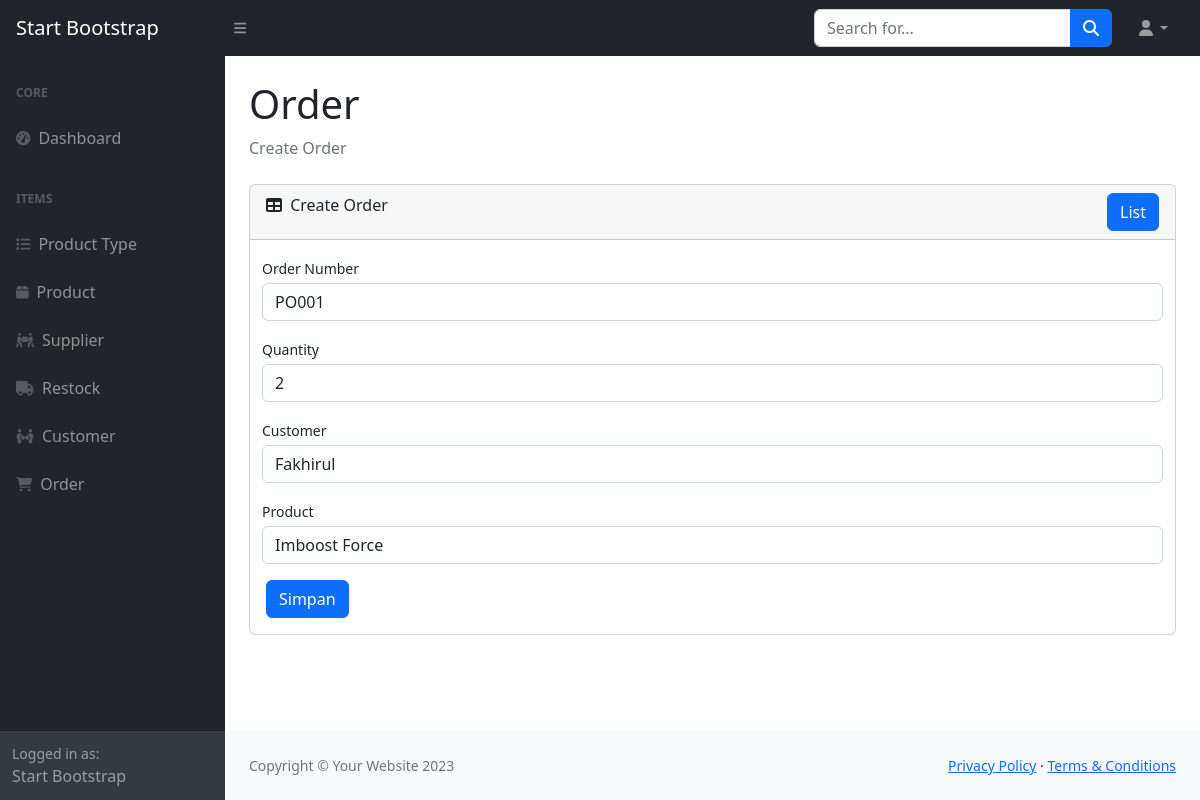
Screenshot of /page/order/edit.php?id=1 with the database file from the repository.
### tables this page shows
CREATE TABLE `orders` (
  `id` int(11) NOT NULL,
  `order_number` varchar(45) DEFAULT NULL,
  `date` datetime DEFAULT NULL,
  `qty` int(11) DEFAULT NULL,
  `total_price` int(11) DEFAULT NULL,
  `customer_id` int(11) NOT NULL,
  `product_id` int(11) NOT NULL
);

CREATE TABLE `customer` (
  `id` int(11) NOT NULL,
  `name` varchar(45) DEFAULT NULL,
  `gender` enum('L','P') DEFAULT NULL,
  `phone` varchar(45) DEFAULT NULL,
  `email` varchar(45) DEFAULT NULL,
  `address` longtext DEFAULT NULL,
  `card_id` int(11) NOT NULL
);

CREATE TABLE `product` (
  `id` int(11) NOT NULL,
  `sku` varchar(45) DEFAULT NULL,
  `name` varchar(45) DEFAULT NULL,
  `purchase_price` int(11) DEFAULT NULL,
  `sell_price` int(11) DEFAULT NULL,
  `stock` int(11) DEFAULT 0,
  `min_stock` int(11) DEFAULT 0,
  `product_type_id` int(11) NOT NULL,
  `restock_id` int(11) NOT NULL
);

### classes/Database.php (called while the page is built, shortened)
<?php
class Database
{
    private $host = 'localhost';
    private $user = 'root';
    private $pass  = '';
    private $db_name = 'health';
    public $conn;
    public $stmt;
    public function __construct()
    {
        $dsn = 'mysql:host=' . $this->host . ';dbname=' . $this->db_name;
        $option = [
            PDO::ATTR_PERSISTENT => true,
            PDO::ATTR_ERRMODE => PDO::ERRMODE_EXCEPTION
        ];
        try {
            $this->conn = new PDO($dsn, $this->user, $this->pass, $option);
        } catch (PDOException $e) {
            die($e->getMessage());
        }
    }
    public function query($query)
    {
        $this->stmt = $this->conn->prepare($query);
    }
    public function bind($param, $value, $type = null)
    {
        if (is_null($type)) {
            switch ($value) {
                default:
                    $type = PDO::PARAM_STR;
                    break;
            }
        }
        $this->stmt->bindValue($param, $value, $type);
    }
    public function execute()
    {
        return $this->stmt->execute();
    }
    public function fetchAll()
    {
        $this->execute();
        return $this->stmt->fetchAll(PDO::FETCH_ASSOC);
    }
    public function fetch()
    {
        $this->execute();
        return $this->stmt->fetch(PDO::FETCH_ASSOC);
    }
}

### classes/Order.php (called while the page is built, shortened)
<?php
require_once 'Database.php';
class Order
{
    public $db;
    public function __construct()
    {
        $this->db = new Database;
    }
    public function getById($id)
    {
        $this->db->query('SELECT * FROM orders WHERE id = :id');
        $this->db->bind(':id', $id);
        return $this->db->fetch();
    }
}

### classes/Customer.php (called while the page is built, shortened)
<?php
require_once 'Database.php';
class Customer
{
    private $db;
    public function __construct()
    {
        $this->db = new Database;
    }
    public function getAll()
    {
        $this->db->query('SELECT customer.*, card.name as card_name FROM customer INNER JOIN card ON customer.card_id = card.id');
        return $this->db->fetchAll();
    }
}

### classes/Product.php (called while the page is built, shortened)
<?php
require_once 'Database.php';
class Product
{
    public $db;
    public function __construct()
    {
        $this->db = new Database;
    }
    public function getAll()
    {
        $this->db->query('SELECT product.*, product_type.name AS product_type_name, restock.restock_number AS restock_number FROM product INNER JOIN product_type ON product.product_type_id = product_type.id INNER JOIN restock ON product.restock_id = restock.id');
        return $this->db->fetchAll();
    }
}

### page/order/edit.php (the view, shortened to what this page needs)
<?php
require_once '../../classes/Database.php';
require_once '../../classes/Order.php';
require_once '../../classes/Product.php';
require_once '../../classes/Customer.php';
$order = new Order;
$product = new Product;
$customer = new Customer;
$id = $_GET['id'];
$products = $product->getAll();
$customers = $customer->getAll();
$data = $order->getById($id);
$errOrderNumber = $errDate = $errQty = $errTotalPrice = $errCustomerId = $errProductId = '';
?>
<!DOCTYPE html>
<html lang="en">
<head>
    <link href="https://cdn.jsdelivr.net/npm/simple-datatables@7.1.2/dist/style.min.css" rel="stylesheet" />
    <link href="../../assets/css/styles.css" rel="stylesheet" />
    <link href="../../assets/css/sweetalert.css" rel="stylesheet" />
</head>
<body class="sb-nav-fixed">
    <?php require_once '../../templates/header.php'; ?>
    <div id="layoutSidenav">
        <?php require_once '../../templates/navbar.php'; ?>
        <div id="layoutSidenav_content">
            <main>
                <div class="container-fluid px-4">
                    <h1 class="mt-4">Order</h1>
                    <ol class="breadcrumb mb-4">
                        <li class="breadcrumb-item active">Create Order</li>
                    </ol>
                    <div class="card mb-4">
                        <div class="card-header">
                            <div class="d-flex justify-content-between">
                                <div class="title">
                                    <i class="fas fa-table me-1"></i>
                                    Create Order
                                </div>
                                <div class="data-add">
                                    <a href="list.php" class="btn btn-primary">List</a>
                                </div>
                            </div>
                        </div>
                        <div class="card-body">
                            <form id="form" method="POST" action="">
                                <div class="row">
                                    <div class="col-md-12 gx-3 mb-3">
                                        <label class="small mb-1" for="order_number">Order Number</label>
                                        <input class="form-control <?= $errOrderNumber ? 'is-invalid' : '' ?>" id="order_number" name="order_number" type="text" placeholder="Order Number" value="<?= $data['order_number'] ?>" />
                                    </div>
                                    <div class="col-md-12 gx-3 mb-3">
                                        <label class="small mb-1" for="qty">Quantity</label>
                                        <input class="form-control <?= $errQty ? 'is-invalid' : '' ?>" id="qty" name="qty" type="number" placeholder="Quantity" value="<?= $data['qty'] ?>" />
                                    </div>
                                    <div class="col-md-12 gx-3 mb-3">
                                        <label class="small mb-1" for="customer_id">Customer</label>
                                        <select class="form-control <?= $errCustomerId ? 'is-invalid' : '' ?>" id="customer_id" name="customer_id">
                                            <?php foreach ($customers as $customer) : ?>
                                                <option value="<?= $customer['id'] ?>" <?= $customer['id'] == $data['customer_id'] ? 'selected' : '' ?>><?= $customer['name'] ?></option>
                                            <?php endforeach; ?>
                                        </select>
                                    </div>
                                    <div class="col-md-12 gx-3 mb-3">
                                        <label class="small mb-1" for="product_id">Product</label>
                                        <select class="form-control <?= $errProductId ? 'is-invalid' : '' ?>" id="product_id" name="product_id">
                                            <?php foreach ($products as $product) : ?>
                                                <option value="<?= $product['id'] ?>" <?= $product['id'] == $data['product_id'] ? 'selected' : '' ?>><?= $product['name'] ?></option>
                                            <?php endforeach; ?>
                                        </select>
                                    </div>
                                </div>
                                <button class="btn btn-primary" type="submit" id="tombol_submit">Simpan</button>
                            </form>
                        </div>
                    </div>
                </div>
            </main>
            <?php require_once '../../templates/footer.php'; ?>
        </div>
    </div>
</body>
</html>

### rows the page displays
orders: order_number "PO001", qty "2", customer_id "Fakhirul", product_id "Imboost Force"
